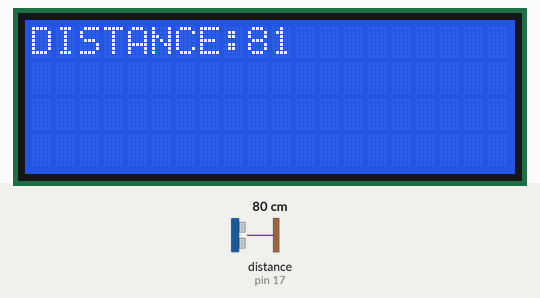
Bench run of a sketch on a simulated Arduino Uno, built with avr-gcc and run on an emulated ATmega328P. Parts: 20×4 character LCD. The inputs (shaded band) are chosen by the test bench; at power-on: distance to the obstacle (sensor on pin 17) 80 cm. The echo pulse lasts 58.3 µs per cm; what the sketch prints to the serial monitor is not drawn.

Above: at 1.2 s.
1.3 s: distance to the obstacle (sensor on pin 17) set to 2 cm
2.8 s: distance to the obstacle (sensor on pin 17) set to 4 cm
At 3.8 s:
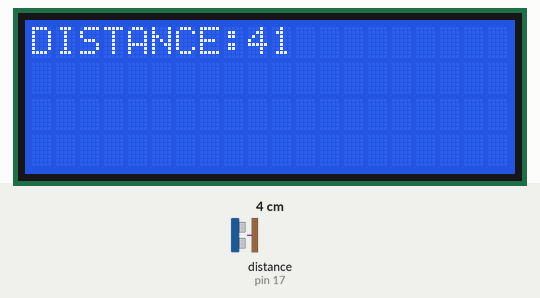
4.3 s: distance to the obstacle (sensor on pin 17) set to 9 cm
Timing chart, 0 to 7.3 s (numbered marks = the images above; inputs shaded):
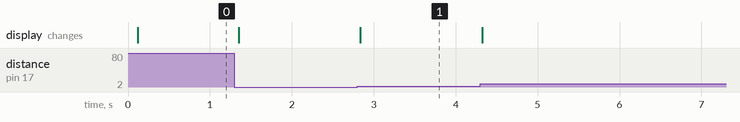

Measured:
- after the input at 2.8 s, the display: changes at once (image 1)

The sketch:

utrasonicTest.ino
```cpp
#include <NewPing.h>
#include <LiquidCrystal.h>
LiquidCrystal l(2,3,4,5,6,7);
#define TRIGGER_PIN  16  // Arduino pin tied to trigger pin on the ultrasonic sensor.
#define ECHO_PIN     17  // Arduino pin tied to echo pin on the ultrasonic sensor.
#define MAX_DISTANCE 400 // Maximum distance we want to ping for (in centimeters). Maximum sensor distance is rated at 400-500cm.

NewPing sonar(TRIGGER_PIN, ECHO_PIN, MAX_DISTANCE); // NewPing setup of pins and maximum distance.

void setup() {
  Serial.begin(115200);
   l.begin(20,4);// Open serial monitor at 115200 baud to see ping results.
   l.clear();
   l.print("DISTANCE:");
}

void loop() {
  delay(50);                      // Wait 50ms between pings (about 20 pings/sec). 29ms should be the shortest delay between pings.
  unsigned int uS = sonar.ping(); // Send ping, get ping time in microseconds (uS).
  Serial.print("Ping: ");
  Serial.print(uS / US_ROUNDTRIP_CM); // Convert ping time to distance in cm and print result (0 = outside set distance range)
  Serial.println("cm");
  l.setCursor(9,0);
  l.print(uS / US_ROUNDTRIP_CM);
}
```
